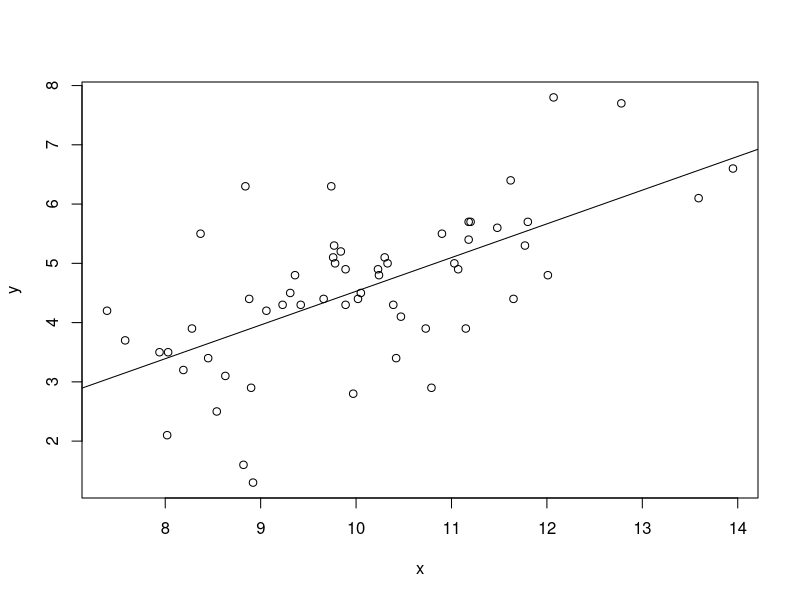

R code for this plot: (Note: this script raises an error after producing the figure.)
library(tidyverse)

hosp_data <- read.table(file='./hospital.txt', header= TRUE)
head(hosp_data)

x <- hosp_data$Stay
y <- hosp_data$InfctRsk

#a. Use lm() to fit regression line for x and y
reg_line <- lm(y~x)
summary(reg_line)
plot(x,y)
abline(reg_line)
# anova(reg_line) prints ANOVA table for reg_line


#b. 95% confidence interval
new_data <- data.frame(x = c(7.5,10, 12.5))
reg_line_95c <- predict(reg_line, interval="c", newdata=new_data)

#c. 95% prediction interval
reg_line_95p <- predict(reg_line, interval="p", newdata=new_data)
 
#d. Unbiased estimator for error variability
b0 <- reg_line$coefficients[1]
b1 <- reg_line$coefficients[2]
yhat <- b0 + b1*x # fitted yhat
MSE <- (sum((yhat-y)^2)/(n-2))
#Standard Error of b1
SE_b1 <- (1/sqrt(n))*sqrt(MSE) / sqrt(mean((x-mean(x))^2))
